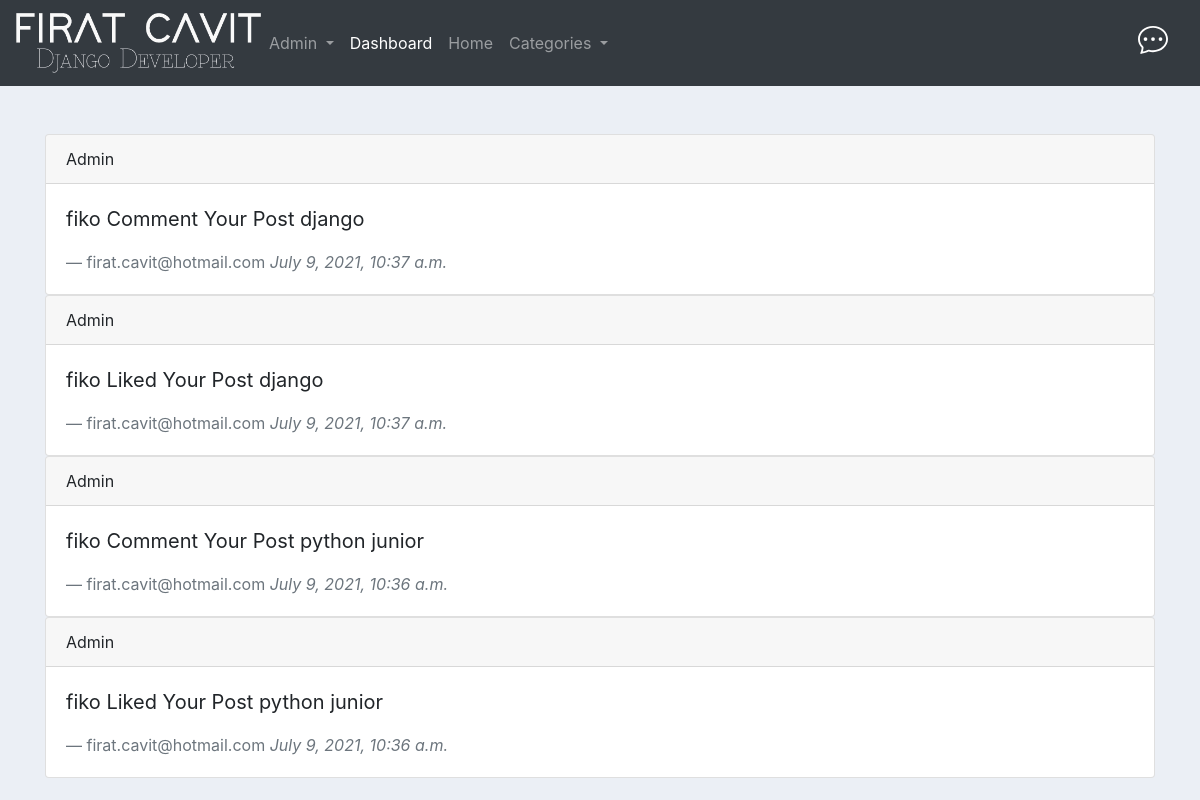
The page /notification/ (signed in) on the database its author committed.
### app/models.py (models this page shows, shortened)
class Notifications(models.Model):
    NOTIFICATIONS=(
        ( 1 ,'Like'),
        ( 2 ,'Comment'),
        ( 3 ,'Register')
    )
    post=models.ForeignKey(BlogPost,related_name='notification',on_delete=models.CASCADE,blank=True,null=True)
    sender=models.ForeignKey(User,on_delete=models.CASCADE,related_name='notifi_from_user')
    user=models.ForeignKey(User,on_delete=models.CASCADE,related_name='notifi_to_user')
    notification_type=models.IntegerField(choices=NOTIFICATIONS)
    text_prewiev=models.CharField(max_length=250,blank=True)
    date=models.DateTimeField(auto_now_add=True)
    is_seen=models.BooleanField(default=False)

class BlogPost(models.Model):
    title=models.CharField(max_length=200,unique=True)
    user=models.ForeignKey(User,on_delete=models.CASCADE,related_name='user')
    image=models.ImageField(upload_to='post_image')
    body=RichTextField()
    slug=models.SlugField(max_length=200)
    created_date=models.DateTimeField(auto_now_add=True)
    updated_date=models.DateTimeField(auto_now=True)
    category=models.ForeignKey(Category,related_name='category',on_delete=models.CASCADE)
    views=models.IntegerField(default=0)
    like = models.IntegerField(default=0)

### account/models.py (models this page shows, shortened)
class User(AbstractBaseUser):
    email=models.EmailField(max_length=200,unique=True)
    username=models.CharField(max_length=200,unique=True)
    first_name=models.CharField(max_length=250)
    last_name=models.CharField(max_length=250)
    phone_number=models.CharField(max_length=250)
    gender=models.CharField(max_length=250,choices=GENDER)
    status=models.CharField(max_length=250,choices=STATUS)
    is_active=models.BooleanField(default=False)
    is_admin=models.BooleanField(default=False)
    is_staff=models.BooleanField(default=False)
    is_superadmin=models.BooleanField(default=False)
    login_date=models.DateTimeField(auto_now_add=True) # it would be joined_date
    joined_date=models.DateTimeField(auto_now=True)
    objects=MyAccountManager()
    USERNAME_FIELD='email'
    REQUIRED_FIELDS=('username','first_name','last_name')

### app/views.py (the view)
# urls.py: path('notification/',notifications,name='notifications'),
def notifications(request):
    user=request.user
    notifications=Notifications.objects.filter(user=user).order_by('-date')
    Notifications.objects.filter(user=user,is_seen=False).update(is_seen=True)
    return render(request, 'noti.html',context={
        'notifications': notifications
    })

### app/context_processors.py (called while the page is built)
def menu_links(request):
    links=Category.objects.all()
    return dict(links=links)

### app/views.py (called while the page is built)
def count_notification(request):
    count_notification=0
    if request.user.is_authenticated:
        count_notification=Notifications.objects.filter(user=request.user,is_seen=False).count()
    return {'count_notification' : count_notification}

### templates/noti.html
{% extends "main.html" %}
{% block content %}
  <section class='section'>
    <div class='container mt-5'>
      {% for notification in notifications  %}
      {% if notification.notification_type == 1 %}
      <div class="card">
        <div class="card-header">
          Admin
        </div>
        <div class="card-body">
          <blockquote class="blockquote mb-0">
            <p>{{notification.sender.username}} Liked Your Post {{notification.post.title}}</p>
            <footer class="blockquote-footer">{{notification.sender.email}} <cite title="Source Title">{{notification.date}}</cite></footer>
          </blockquote>
        </div>
      </div>
      {% elif notification.notification_type == 2 %}
      <div class="card">
        <div class="card-header">
          Admin
        </div>
        <div class="card-body">
          <blockquote class="blockquote mb-0">
            <p>{{notification.sender.username}} Comment Your Post {{notification.post.title}}</p>
            <footer class="blockquote-footer">{{notification.sender.email}} <cite title="Source Title">{{notification.date}}</cite></footer>
          </blockquote>
        </div>
      </div>
      {% endif %}
      {% endfor %}
    </div>
  </section>
{% endblock %}

### static/css/main.css (style rules this page uses)
body { background-color: #ebeff5; }

### rows shown on the page
Notifications: sender.username "fiko", post "django", sender.email "firat.cavit@hotmail.com", date "July 9, 2021, 10:37 a.m."
Notifications: sender.username "fiko", post "django", sender.email "firat.cavit@hotmail.com", date "July 9, 2021, 10:37 a.m."
Notifications: sender.username "fiko", post "python junior", sender.email "firat.cavit@hotmail.com", date "July 9, 2021, 10:36 a.m."
Notifications: sender.username "fiko", post "python junior", sender.email "firat.cavit@hotmail.com", date "July 9, 2021, 10:36 a.m."
